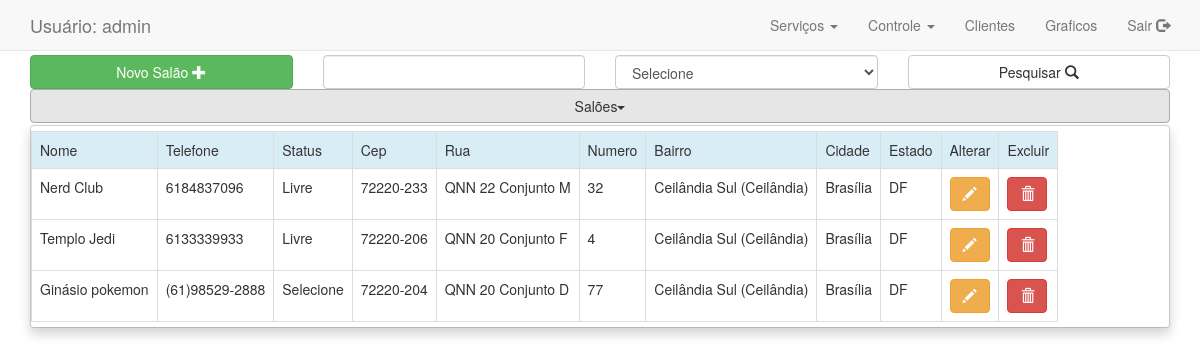
Screenshot of /Views/LayoutAdministrador.php?link=saloes (signed in) with the database file from the repository.
### tables this page shows
CREATE TABLE IF NOT EXISTS `salao` (
  `id_salao` int(11) NOT NULL,
  `nome_salao` varchar(255) NOT NULL,
  `telefone_salao` varchar(255) NOT NULL,
  `cep` varchar(150) NOT NULL,
  `rua` varchar(255) NOT NULL,
  `numero` int(11) NOT NULL,
  `bairro` varchar(255) NOT NULL,
  `cidade` varchar(255) NOT NULL,
  `estado` varchar(3) NOT NULL,
  `status_salao` varchar(150) NOT NULL
);

### Conexao/SalaoDAO.php (called while the page is built, shortened)
<?php
class SalaoDAO {
    public function PesquisarTodos(){
        try {
            $pdo =  Conexao::getinstance();
            $sql = "SELECT * FROM salao";
            $stmt = $pdo->prepare($sql);
            $stmt->execute();
            $saloes = $stmt->fetchAll(PDO::FETCH_ASSOC);
            return $saloes;
        } catch (PDOException $ex) {
            echo "".$ex;
        }
    }
}

### Views/Pesquisas/PesquisarSalao.php (the view, shortened to what this page needs)
<!DOCTYPE html>
<html>
    <head>
        <link href="../../css/bootstrap.min.css" rel="stylesheet" media="screen">
        <link href="../../css/estilo.css" rel="stylesheet" media="screen">
    </head>
    <body>
        <div class="container">
            <div class="row">
                <div class="col-xs-12 col-sm-3">
                    <a href="LayoutAdministrador.php?link=formSalao"><button type="button" class="btn btn-success btn-block">Novo Salão <span class="glyphicon glyphicon-plus"></span></button></a>
                </div>
                <form action="LayoutAdministrador.php?link=saloes" method="post" class="form-inline-static">
                    <div class="col-xs-12 col-sm-3">
                        <input type="text" name="pesquisa" class="form-control"/>
                    </div>
                    <div class="col-xs-12 col-sm-3">
                        <select name="opcao" class="form-control">
                            <option selected>Selecione</option>
                        </select>
                    </div>
                    <div class="col-xs-12 col-sm-3">
                        <button type="submit" class="btn btn-default btn-block">Pesquisar <span class="glyphicon glyphicon-search"></span></button>
                    </div>
                </form>
            </div>
            <div class="row">
                <div class="col-xs-12">
                    <div class="dropdown open">
                        <button class="btn btn-default btn-block dropdown-toggle" type="button" id="clientes" data-toggle="dropdown">
                            Salões<span class="caret"></span>
                        </button>
                        <table class="table table-bordered table-responsive dropdown-menu" role="menu" aria-labeledby="clientes">
                            <tr class="bg-info">
                                <td>Nome</td>
                                <td>Telefone</td>
                                <td>Status</td>
                                <td>Cep</td>
                                <td>Rua</td>
                                <td>Numero</td>
                                <td>Bairro</td>
                                <td>Cidade</td>
                                <td>Estado</td>
                                <td>Alterar</td>
                                <td>Excluir</td>
                            </tr>
                            <?php
                            require_once '../Conexao/SalaoDAO.php';
                            $SalaoDTO =new SalaoDTO();
                            if(isset($_POST['opcao'])){
                                $opcao = $_POST['opcao'];
                            } else {
                                $opcao = null;
                            }
                            $SalaoDAO = new SalaoDAO();
                            if($opcao=="nome"){
                                $SalaoDTO->setNome($_POST['pesquisa']);
                                $saloes = $SalaoDAO->PesquisarSalaoByNome($SalaoDTO);
                            }else if($opcao=="cep"){
                                $SalaoDTO->setCep($_POST['pesquisa']);
                                $saloes = $SalaoDAO->PesquisarSalaoByCep($SalaoDTO);
                            }  else {
                                $saloes = $SalaoDAO->PesquisarTodos();
                            }
                            foreach ($saloes as $salao) {
                                echo "<tr>";
                                echo "<td>" . $salao["nome_salao"] . "</td>";
                                echo "<td>" . $salao["telefone_salao"] . "</td>";
                                echo "<td>" . $salao["status_salao"] . "</td>";
                                echo "<td>" . $salao["cep"] . "</td>";
                                echo "<td>" . $salao["rua"] . "</td>";
                                echo "<td>" . $salao["numero"] . "</td>";
                                echo "<td>" . $salao["bairro"] . "</td>";
                                echo "<td>" . $salao["cidade"] . "</td>";
                                echo "<td>" . $salao["estado"] . "</td>";
                                echo "<td><a href='LayoutAdministrador.php?idsalao=" . $salao["id_salao"] . "&link=formSalao'><button class='btn btn-warning'><span class='glyphicon glyphicon-pencil'></span></button></a></td>";
                                echo "<td><a href='../Controller/ExcluirCliente.php?idsalao=" . $salao["id_salao"] . "' onclick='return confirmarexclusao()'><button type='button' class='btn btn-danger'><span class='glyphicon glyphicon-trash'></span></button></a></td>";
                                echo "</tr>";
                            }
                            ?>
                        </table>
                    </div>
                </div>
            </div>
        </div>
    </body>
</html>

### rows the page displays
salao: nome_salao "Nerd Club", telefone_salao "6184837096", status_salao "Livre", cep "72220-233", rua "QNN 22 Conjunto M", numero "32", bairro "Ceilândia Sul (Ceilândia)", cidade "Brasília", estado "DF"
salao: nome_salao "Templo Jedi", telefone_salao "6133339933", status_salao "Livre", cep "72220-206", rua "QNN 20 Conjunto F", numero "4", bairro "Ceilândia Sul (Ceilândia)", cidade "Brasília", estado "DF"
salao: nome_salao "Ginásio pokemon", telefone_salao "(61)98529-2888", status_salao "Selecione", cep "72220-204", rua "QNN 20 Conjunto D", numero "77", bairro "Ceilândia Sul (Ceilândia)", cidade "Brasília", estado "DF"

### other values shown
$_SESSION["usuario"] "admin"
